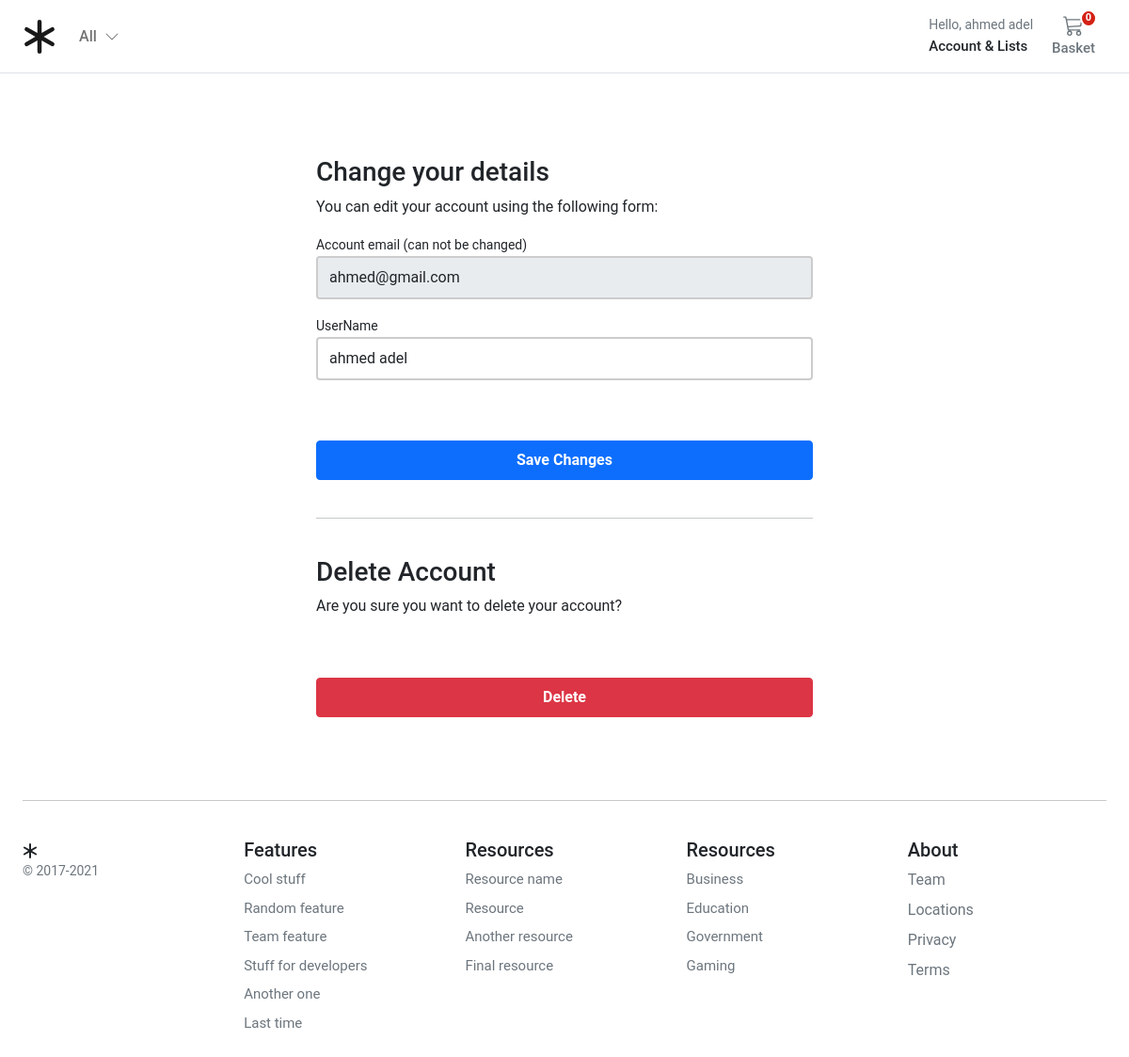
/account/profile/edit (signed in), run on the app's committed database.
### account/models.py (models this page shows, shortened)
class Customer(AbstractBaseUser, PermissionsMixin):
    name = models.CharField(max_length=150, blank=True)
    email = models.EmailField(_("email address"), unique=True)
    mobile = models.CharField(max_length=20)
    is_active = models.BooleanField(default=False)
    is_staff = models.BooleanField(default=False)
    created = models.DateTimeField(auto_now_add=True)
    updated = models.DateTimeField(auto_now=True)
    objects = CustomAccountManager()
    USERNAME_FIELD = "email"
    REQUIRED_FIELDS = ["name"]
    class Meta:
        verbose_name = "Customer"
        verbose_name_plural = "Customers"
        ordering = ("-created",)

### account/views.py (the view)
# urls.py: path("profile/edit", account_edit, name="profile-edit"),
@login_required
def account_edit(request):
    if request.method == "POST":
        user_form = ProfileUpdate(instance=request.user, data=request.POST)
        if user_form.is_valid():
            user_form.save()
    else:
        user_form = ProfileUpdate(instance=request.user)
    context = {"user_form": user_form}
    return render(request, "account/dashboard/account_edit.html", context)

### account/forms.py
class ProfileUpdate(forms.ModelForm):
    email = forms.EmailField(
        label="Account email (can not be changed)",
        max_length=200,
        widget=forms.TextInput(
            attrs={"class": "form-control mb-3", "placeholder": "email", "id": "form-email", "readonly": "readonly"}
        ),
    )
    name = forms.CharField(
        label="UserName",
        min_length=4,
        max_length=50,
        widget=forms.TextInput(
            attrs={"class": "form-control mb-3", "placeholder": "Username", "id": "form-firstname"}
        ),
    )
    class Meta:
        model = Customer
        fields = ("email", "name")
    def __init__(self, *args, **kwargs):
        super().__init__(*args, **kwargs)
        self.fields["name"].required = True
        self.fields["email"].required = True

### store/context_processors.py (called while the page is built)
def categories(request):
    context = {
        "categories": Category.objects.all(),
    }
    return context

### store/models.py (called while the page is built)
    def get_absolute_url(self):
        return reverse("store:category_list", args=[self.slug])

### store_basket/context_processors.py (called while the page is built)
def basket(requset):
    return {"basket": Basket(requset)}

### store_basket/store_basket.py (called while the page is built)
    def __len__(self):
        '''
        count the qty of all items in the basket
        '''
        """
        the patterns that its add another item in the dict with the new values without yet remove the old ones
        """
        return sum(item['qty'] for item in self.basket.values())

### templates/account/dashboard/account_edit.html (shortened to what this page needs)
{% extends "../sub_base.html" %}
{% block sub_content %}
<div class="col-6 mx-auto">
    <form class="account-form px-4 pt-4" method="post" enctype="multipart/form-data">
        {% if user_form.is_valid%}
        <div class="alert alert-primary" role="alert">
            Details successfully updated!
        </div>
        <p class="small text-center pt-0">
            <a href="{% url 'account:dashboard' %}">Back to Dashboard</a>
        </p>
        {%else%}
        <h3>Change your details</h3>
        <p>You can edit your account using the following form:</p>
        {% endif %}
        <label class="small font-weight-bold">{{ user_form.email.label}}</label>
        {{ user_form.email }}
        <label class="small font-weight-bold">{{ user_form.name.label}}</label>
        {{ user_form.name }}
        <button class="btn btn-primary btn-block py-2 mb-4 mt-5 fw-bold w-100" type="submit" value="Save changes">Save
            Changes</button>
        <hr class="mb-3">
    </form>
    <form class="account-form px-4" action="{% url 'account:delete_user' %}" method="post">
        <p class=" h3 pt-4 font-weight-bold">Delete Account</p>
        <p>Are you sure you want to delete your account?</p>
        <button type="submit" role="button"
            class="btn btn-danger btn-block py-2 mb-4 mt-5 fw-bold w-100">Delete</button>
    </form>
</div>
{% endblock %}

### templates/base.html (shortened to what this page needs)
{% load static %}
<!DOCTYPE html>
<html>
<head>
  <link href="https://cdn.jsdelivr.net/npm/bootstrap@5.0.0-beta1/dist/css/bootstrap.min.css" rel="stylesheet"
>
  <link rel="stylesheet" href="{% static 'core/css/base.css' %}">
  <link rel="stylesheet" href="{% block stylesheet %}{% endblock %}">
</head>
<body>
  <header class="pb-3">
    <nav class="navbar navbar-expand-md navbar-light bg-white border-bottom">
      <div class="container-fluid px-md-4">
        <div class="d-flex w-100 navbar-collapse">
          <a class="navbar-brand d-flex-inline" href="/">
          </a>
          <ul class="navbar-nav me-auto mb-2 mb-md-0">
            <li class="nav-item dropdown">
              <a class="nav-link dropdown-toggle d-none d-md-block fw500" href="#" id="navbarDropdown" role="button"
                data-bs-toggle="dropdown" aria-expanded="false">
                All
                <i class="ps-1"><svg xmlns="http://www.w3.org/2000/svg" width="16" height="16" fill="currentColor"
                    class="bi bi-chevron-down" viewBox="0 0 16 16">
                    <path fill-rule="evenodd"
                      d="M1.646 4.646a.5.5 0 0 1 .708 0L8 10.293l5.646-5.647a.5.5 0 0 1 .708.708l-6 6a.5.5 0 0 1-.708 0l-6-6a.5.5 0 0 1 0-.708z" />
                  </svg></i>
              </a>
            </li>
          </ul>
          <div>
            <div class="collapse navbar-collapse" id="navbarSupportedContent2">
              <ul class="navbar-nav me-auto mb-2 mb-lg-0">
                <li class="nav-item dropdown">
                  <a class="nav-link dropdown-toggle text-reset" href="#" id="navbarDropdown" role="button"
                    data-bs-toggle="dropdown" aria-expanded="false">
                    <div class="small text-muted">Hello,
                      {% if user.is_authenticated %}
                      {{ request.user.name }}
                      {% else %}
                      Login
                      {% endif %}
                    </div>
                    <span class="fs15 fw500">Account &amp; Lists
                    </span>
                  </a>
                </li>
              </ul>
            </div>
          </div>
          <a type="button" role="button" href="{% url 'store_basket:basket_summary' %}"
            class="btn btn-outline-secondary border-0 basket-btn">
            {% with total_qty=basket|length %}
            <div id="basket-qty" class="basket-qty">
              {% if total_qty > 0 %}
              {{ total_qty }}
              {% else %}
              0
              {% endif %}
            </div>
            {% endwith %}
            <div>
            </div>
            <span class="fs15 fw500">Basket</span>
          </a>
        </div>
      </div>
    </nav>
  </header>
  <main class="pt-5">
    <div id="content">{% block content %} {% endblock %}</div>
  </main>
  <footer class="container py-5 footer">
    <hr>
    <div class="row pt-4">
      <div class="col-12 col-md">
        <small class="d-block mb-3 text-muted">&copy; 2017-2021</small>
      </div>
      <div class="col-6 col-md fs15">
        <h5>Features</h5>
        <ul class="list-unstyled">
          <li><a class="link-secondary text-decoration-none" href="#">Cool stuff</a></li>
          <li><a class="link-secondary text-decoration-none" href="#">Random feature</a></li>
          <li><a class="link-secondary text-decoration-none" href="#">Team feature</a></li>
          <li><a class="link-secondary text-decoration-none" href="#">Stuff for developers</a></li>
          <li><a class="link-secondary text-decoration-none" href="#">Another one</a></li>
          <li><a class="link-secondary text-decoration-none" href="#">Last time</a></li>
        </ul>
      </div>
      <div class="col-6 col-md fs15">
        <h5>Resources</h5>
        <ul class="list-unstyled">
          <li><a class="link-secondary text-decoration-none" href="#">Resource name</a></li>
          <li><a class="link-secondary text-decoration-none" href="#">Resource</a></li>
          <li><a class="link-secondary text-decoration-none" href="#">Another resource</a></li>
          <li><a class="link-secondary text-decoration-none" href="#">Final resource</a></li>
        </ul>
      </div>
      <div class="col-6 col-md fs15">
        <h5>Resources</h5>
        <ul class="list-unstyled">
          <li><a class="link-secondary text-decoration-none" href="#">Business</a></li>
          <li><a class="link-secondary text-decoration-none" href="#">Education</a></li>
          <li><a class="link-secondary text-decoration-none" href="#">Government</a></li>
          <li><a class="link-secondary text-decoration-none" href="#">Gaming</a></li>
        </ul>
      </div>
      <div class="col-6 col-md">
        <h5>About</h5>
        <ul class="list-unstyled">
          <li><a class="link-secondary text-decoration-none" href="#">Team</a></li>
          <li><a class="link-secondary text-decoration-none" href="#">Locations</a></li>
          <li><a class="link-secondary text-decoration-none" href="#">Privacy</a></li>
          <li><a class="link-secondary text-decoration-none" href="#">Terms</a></li>
        </ul>
      </div>
    </div>
  </footer>
</body>
</html>

### static/core/css/base.css (style rules this page uses)
@media (min-width: 1000px) { .container { max-width: 1000px; } }
@media (max-width: 1200px) { .container { max-width: 100%; padding:0 24px; } }
.dropdown-toggle::after { display: none; }
html, body, p, div { letter-spacing: -0.02px; font-family: 'Roboto', sans-serif; }
.fs15 { font-size: 0.9375rem; }
.fw500 { font-weight: 500; }
.basket-qty { color: #fff; background: #d42114; border: 2px solid #fff; border-radius: 50%; text-align: center; font-size: 11px; height: 15px; width: 14px; position: absolute; box-sizing: content-box; font-weight: 600; display: flex; justify-content: center; align-items: center; top: 1px; right: 10px; }
.basket-btn { position: relative; }
.footer > div > div > ul > li { padding-bottom:8px; }

### static/account/css/account.css (style rules this page uses)
.account-form input { border: 2px solid #ccc; height: calc(2em + .75rem + 2px); }

### data on the page
Customer: user.name "ahmed adel", email "ahmed@gmail.com", name "ahmed adel"

### other printed values
{{ user_form.email.label }} "Account email (can not be changed)"
{{ user_form.name.label }} "UserName"
